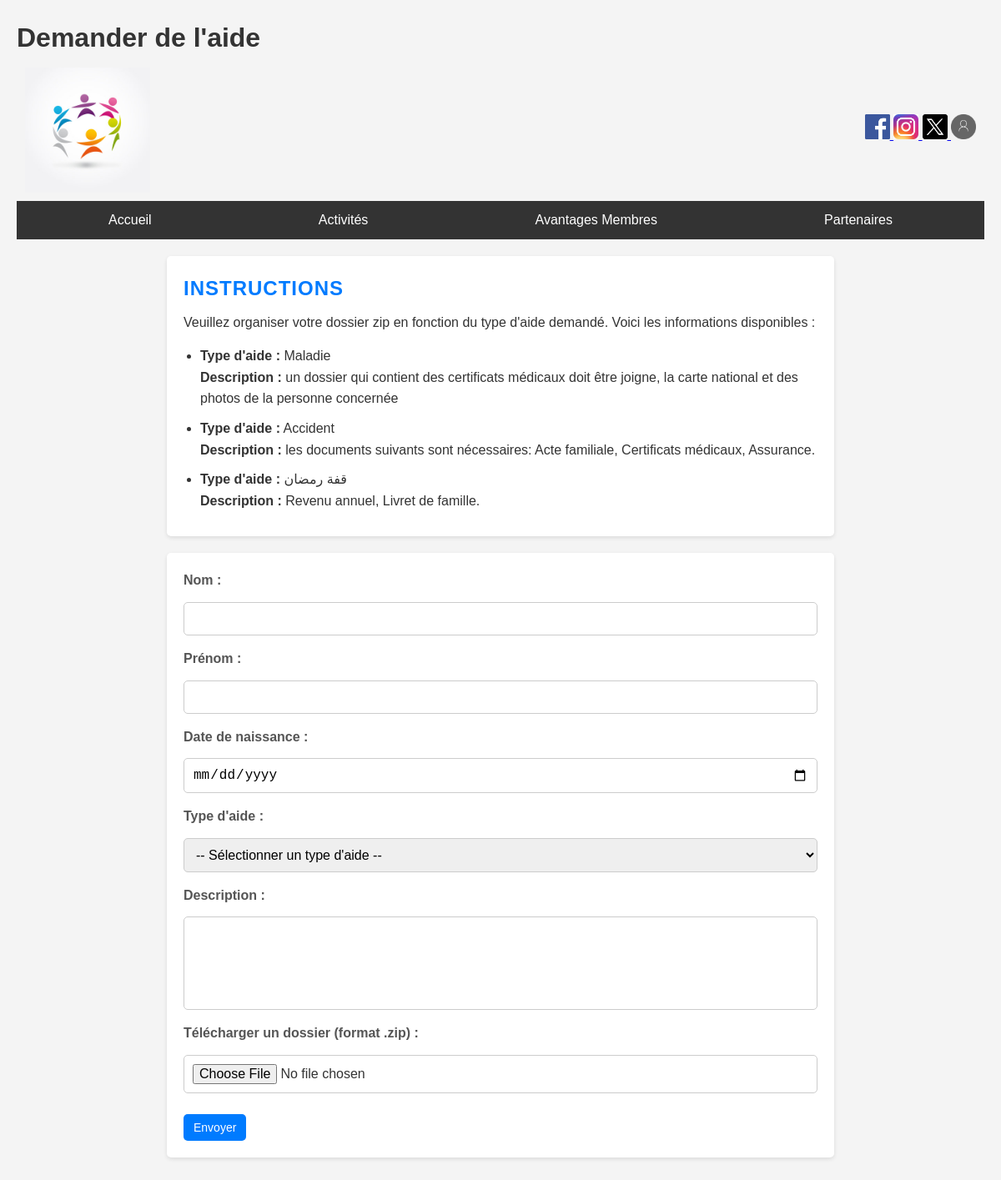
Page /public/index.php/aide (signed in) on the committed database.
### tables this page shows
CREATE TABLE `TypeAide` (
  `id` int NOT NULL,
  `type` varchar(255) NOT NULL,
  `description` text
);

### app/controllers/AideController.php (called while the page is built, shortened)
<?php
require_once __DIR__ . '/../models/TypeAide.php';
class AideController
{
    public function index()
    {
        $types = TypeAide::getAllTypes();
        require_once __DIR__ . '/../views/aide/index.php';
    }
}

### app/models/TypeAide.php (called while the page is built, shortened)
<?php
class TypeAide
{
    public static function getAllTypes()
    {
        $database = Database::getInstance()->getConnection();
        $query = "SELECT type, description FROM TypeAide";
        $stmt = $database->prepare($query);
        $stmt->execute();
        return $stmt->fetchAll(\PDO::FETCH_ASSOC);
    }
}

### app/views/aide/index.php (the view, shortened to what this page needs)
<!DOCTYPE html>
<html lang="fr">
<head>
    <link rel="stylesheet" href="/Projet_WEB/public/css/styles.css">
</head>
<body>
    <header class="header">
        <h1 class="header-title">Demander de l'aide</h1>
    </header>
    <?php include __DIR__ . '/../layouts/navbar.php'; ?>
    <section class="instructions-section">
        <h2 class="section-title">Instructions</h2>
        <p class="instructions-text">Veuillez organiser votre dossier zip en fonction du type d'aide demandé. Voici les informations disponibles :</p>
        <ul class="instructions-list">
            <?php foreach ($types as $type): ?>
                <li class="instruction-item">
                    <strong>Type d'aide :</strong> <?php echo htmlspecialchars($type['type']); ?><br>
                    <strong>Description :</strong> <?php echo htmlspecialchars($type['description']); ?>
                </li>
            <?php endforeach; ?>
        </ul>
    </section>
    <section class="form-section">
        <form action="/Projet_WEB/public/index.php/aide/store" method="post" enctype="multipart/form-data" class="help-form">
            <div class="form-group">
                <label for="nom">Nom :</label>
                <input type="text" id="nom" name="nom" required>
            </div>
            <div class="form-group">
                <label for="prenom">Prénom :</label>
                <input type="text" id="prenom" name="prenom" required>
            </div>
            <div class="form-group">
                <label for="datenaiss">Date de naissance :</label>
                <input type="date" id="datenaiss" name="datenaiss" required>
            </div>
            <div class="form-group">
                <label for="typeaide">Type d'aide :</label>
                <select id="typeaide" name="typeaide" required>
                    <option value="">-- Sélectionner un type d'aide --</option>
                </select>
            </div>
            <div class="form-group">
                <label for="description">Description :</label>
                <textarea id="description" name="description" rows="5" required></textarea>
            </div>
            <div class="form-group">
                <label for="dossier">Télécharger un dossier (format .zip) :</label>
                <input type="file" id="dossier" name="dossier" accept=".zip" required>
            </div>
            <div class="form-actions">
                <button type="submit" class="btn-submit">Envoyer</button>
            </div>
        </form>
    </section>
</body>
</html>

### public/index.php (shortened to what this page needs)
<?php
require_once __DIR__ . '/../app/routes.php';
$requestUri = $_SERVER['REQUEST_URI'];
$scriptName = $_SERVER['SCRIPT_NAME'];
$pathInfo = str_replace($scriptName, '', $requestUri);
$pathInfo = trim($pathInfo, '/');
$url = $pathInfo ?: 'home';
foreach ($routes as $route => $action) {
    if ($url === $route) {
        [$controllerName, $method] = explode('@', $action);
        $controller = new $controllerClass();
        $controller->$method();
        break;
    }
}

### public/css/styles.css (style rules this page uses)
.section-title { font-size: 2rem; font-weight: bold; color: #333; margin-bottom: 30px; text-transform: uppercase; letter-spacing: 1px; }
.section-title { font-size: 2rem; margin-bottom: 20px; color: #444; }
* { margin: 0; padding: 0; box-sizing: border-box; }
body { font-family: 'Arial', sans-serif; line-height: 1.6; background-color: #f9f9f9; color: #333; padding: 20px; }
body { font-family: 'Arial', sans-serif; line-height: 1.6; background-color: #f4f4f4; color: #333; padding: 20px; }
.form-group { display: flex; flex-direction: column; gap: 5px; }
.form-group label { font-weight: bold; color: #555; }
button { background-color: #007BFF; color: #fff; border: none; padding: 10px 15px; border-radius: 5px; cursor: pointer; font-size: 14px; margin-top: 10px; transition: background-color 0.3s ease; }
.instructions-section { background-color: #fff; padding: 20px; box-shadow: 0 2px 5px rgba(0, 0, 0, 0.1); margin: 20px auto; max-width: 800px; border-radius: 5px; }
.section-title { font-size: 1.5rem; margin-bottom: 10px; color: #007BFF; }
.instructions-text { margin-bottom: 15px; font-size: 1rem; line-height: 1.5; }
.instructions-list { list-style-type: disc; padding-left: 20px; }
.instruction-item { margin-bottom: 10px; font-size: 1rem; }
.form-section { background-color: #fff; padding: 20px; box-shadow: 0 2px 5px rgba(0, 0, 0, 0.1); margin: 20px auto; max-width: 800px; border-radius: 5px; }
.help-form { display: flex; flex-direction: column; gap: 15px; }
.form-group { display: flex; flex-direction: column; }
.form-group label { font-weight: bold; margin-bottom: 5px; font-size: 1rem; }
.form-group input, .form-group select, .form-group textarea { padding: 10px; font-size: 1rem; border: 1px solid #ccc; border-radius: 5px; }
textarea { resize: none; }

### public/css/style.css (style rules this page uses)
* { margin: 0; padding: 0; box-sizing: border-box; }
body { font-family: 'Arial', sans-serif; line-height: 1.6; background-color: #f4f4f4; color: #333; padding: 20px; }
.form-group { display: flex; flex-direction: column; gap: 8px; }
button { padding: 8px 12px; border: none; border-radius: 5px; cursor: pointer; font-size: 14px; color: #fff; transition: background-color 0.3s ease; }

### rows in the picture
typeaide: type "Maladie", description "un dossier qui contient des certificats médicaux doit être joigne, la carte national et des photos de la personne concernée"
typeaide: type "Accident", description "les documents suivants sont nécessaires: Acte familiale, Certificats médicaux, Assurance."
typeaide: type "قفة رمضان", description "Revenu annuel, Livret de famille."
